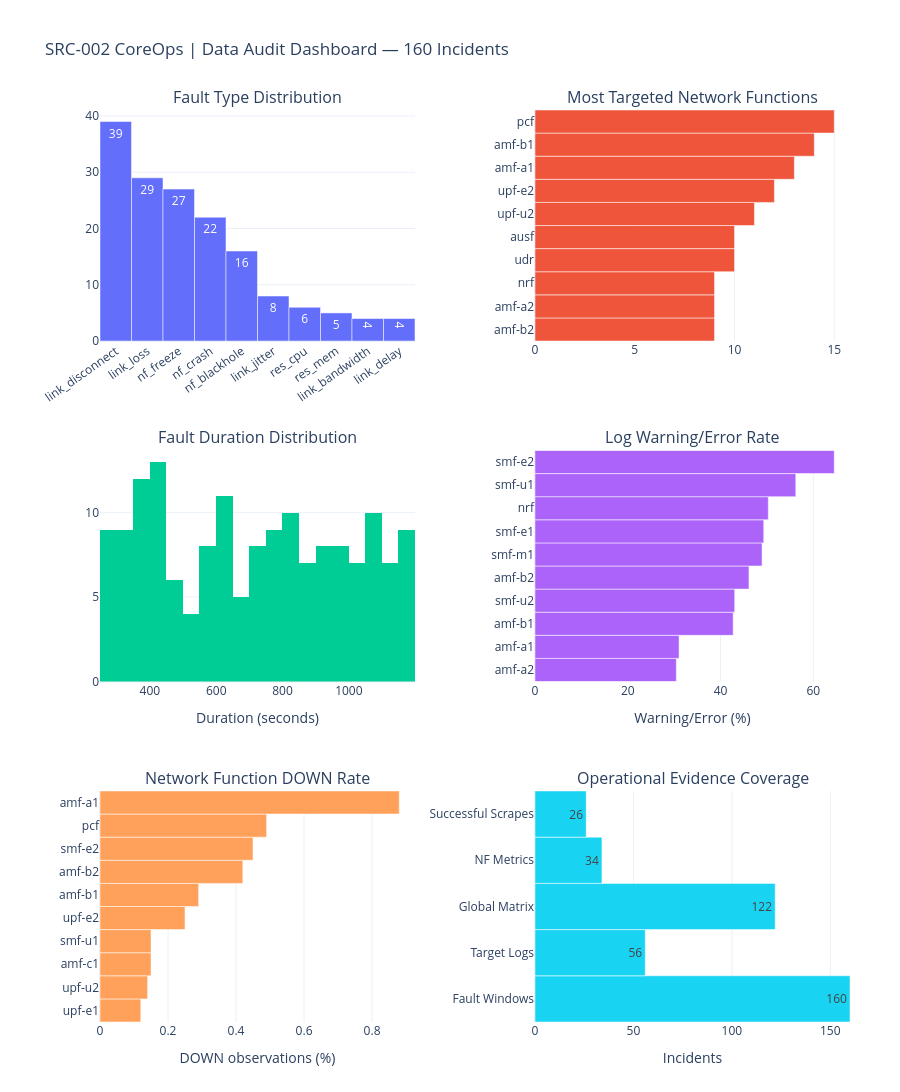

The cell this chart's notebook holds for it:
### Markdown cell above
## 7. Audit Dashboard

### Objective

Consolidate the principal data quality, ground-truth, and
operational evidence indicators into an interactive dashboard.

The dashboard summarizes the available data and its limitations.
It does not establish causal relationships between injected
faults and operational observations.

### Code cell
dashboard = DataVisualization.plot_audit_dashboard(
    faults, logs, availability, consistency
)

dashboard.show()

### Figure 1 — Plotly figure (JSON) as saved in the notebook; plotly's stock layout.template omitted (floating-point values rounded to 4 significant figures; data arrays with more than 128 entries replaced by an {"elided": "..."} marker saying what was removed)
{"data": [{"text": [39.0, 29.0, 27.0, 22.0, 16.0, 8.0, 6.0, 5.0, 4.0, 4.0], "x": ["link_disconnect", "link_loss", "nf_freeze", "nf_crash", "nf_blackhole", "link_jitter", "res_cpu", "res_mem", "link_bandwidth", "link_delay"], "y": [39, 29, 27, 22, 16, 8, 6, 5, 4, 4], "type": "bar", "xaxis": "x", "yaxis": "y"}, {"orientation": "h", "x": [9, 9, 9, 10, 10, 11, 12, 13, 14, 15], "y": ["amf-b2", "amf-a2", "nrf", "udr", "ausf", "upf-u2", "upf-e2", "amf-a1", "amf-b1", "pcf"], "type": "bar", "xaxis": "x2", "yaxis": "y2"}, {"nbinsx": 20, "x": {"elided": "160 int values"}, "type": "histogram", "xaxis": "x3", "yaxis": "y3"}, {"orientation": "h", "x": [30.47, 31.05, 42.72, 43.05, 46.12, 48.95, 49.31, 50.29, 56.22, 64.51], "y": ["amf-a2", "amf-a1", "amf-b1", "smf-u2", "amf-b2", "smf-m1", "smf-e1", "nrf", "smf-u1", "smf-e2"], "type": "bar", "xaxis": "x4", "yaxis": "y4"}, {"orientation": "h", "x": [0.12, 0.14, 0.15, 0.15, 0.25, 0.29, 0.42, 0.45, 0.49, 0.88], "y": ["upf-e1", "upf-u2", "amf-c1", "smf-u1", "upf-e2", "amf-b1", "amf-b2", "smf-e2", "pcf", "amf-a1"], "type": "bar", "xaxis": "x5", "yaxis": "y5"}, {"orientation": "h", "text": ["160", "56", "122", "34", "26"], "x": [160, 56, 122, 34, 26], "y": ["Fault Windows", "Target Logs", "Global Matrix", "NF Metrics", "Successful Scrapes"], "type": "bar", "xaxis": "x6", "yaxis": "y6"}], "layout": {"xaxis": {"anchor": "y", "domain": [0.0, 0.42], "tickangle": -35}, "yaxis": {"anchor": "x", "domain": [0.7467, 1.0]}, "xaxis2": {"anchor": "y2", "domain": [0.58, 1.0]}, "yaxis2": {"anchor": "x2", "domain": [0.7467, 1.0]}, "xaxis3": {"anchor": "y3", "domain": [0.0, 0.42], "title": {"text": "Duration (seconds)"}}, "yaxis3": {"anchor": "x3", "domain": [0.3733, 0.6267]}, "xaxis4": {"anchor": "y4", "domain": [0.58, 1.0], "title": {"text": "Warning/Error (%)"}}, "yaxis4": {"anchor": "x4", "domain": [0.3733, 0.6267]}, "xaxis5": {"anchor": "y5", "domain": [0.0, 0.42], "title": {"text": "DOWN observations (%)"}}, "yaxis5": {"anchor": "x5", "domain": [0.0, 0.2533]}, "xaxis6": {"anchor": "y6", "domain": [0.58, 1.0], "title": {"text": "Incidents"}, "range": [0, 160]}, "yaxis6": {"anchor": "x6", "domain": [0.0, 0.2533]}, "annotations": [{"font": {"size": 16}, "showarrow": false, "text": "Fault Type Distribution", "x": 0.21, "xanchor": "center", "xref": "paper", "y": 1.0, "yanchor": "bottom", "yref": "paper"}, {"font": {"size": 16}, "showarrow": false, "text": "Most Targeted Network Functions", "x": 0.79, "xanchor": "center", "xref": "paper", "y": 1.0, "yanchor": "bottom", "yref": "paper"}, {"font": {"size": 16}, "showarrow": false, "text": "Fault Duration Distribution", "x": 0.21, "xanchor": "center", "xref": "paper", "y": 0.6267, "yanchor": "bottom", "yref": "paper"}, {"font": {"size": 16}, "showarrow": false, "text": "Log Warning/Error Rate", "x": 0.79, "xanchor": "center", "xref": "paper", "y": 0.6267, "yanchor": "bottom", "yref": "paper"}, {"font": {"size": 16}, "showarrow": false, "text": "Network Function DOWN Rate", "x": 0.21, "xanchor": "center", "xref": "paper", "y": 0.2533, "yanchor": "bottom", "yref": "paper"}, {"font": {"size": 16}, "showarrow": false, "text": "Operational Evidence Coverage", "x": 0.79, "xanchor": "center", "xref": "paper", "y": 0.2533, "yanchor": "bottom", "yref": "paper"}], "margin": {"t": 110, "b": 70, "l": 100, "r": 50}, "title": {"text": "SRC-002 CoreOps | Data Audit Dashboard — 160 Incidents"}, "height": 1350, "showlegend": false}}
